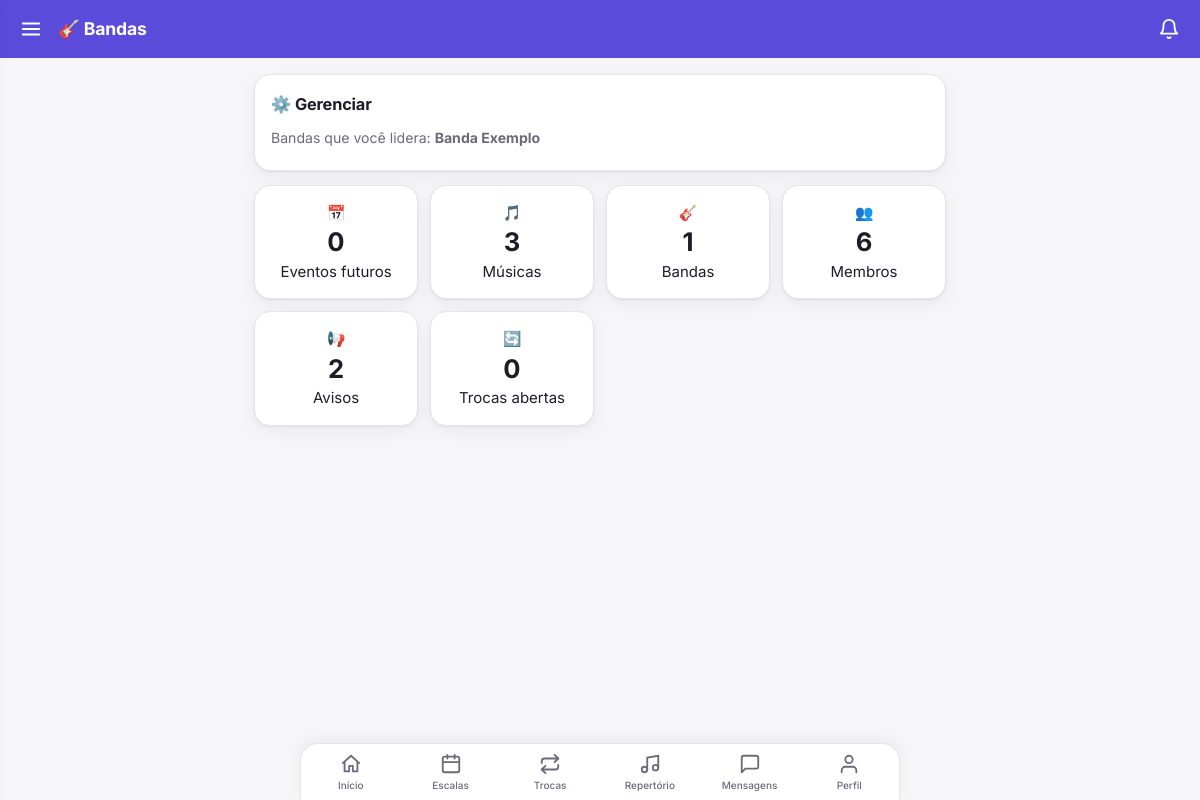
The page /gerenciar/ (signed in) on the database as committed earlier.
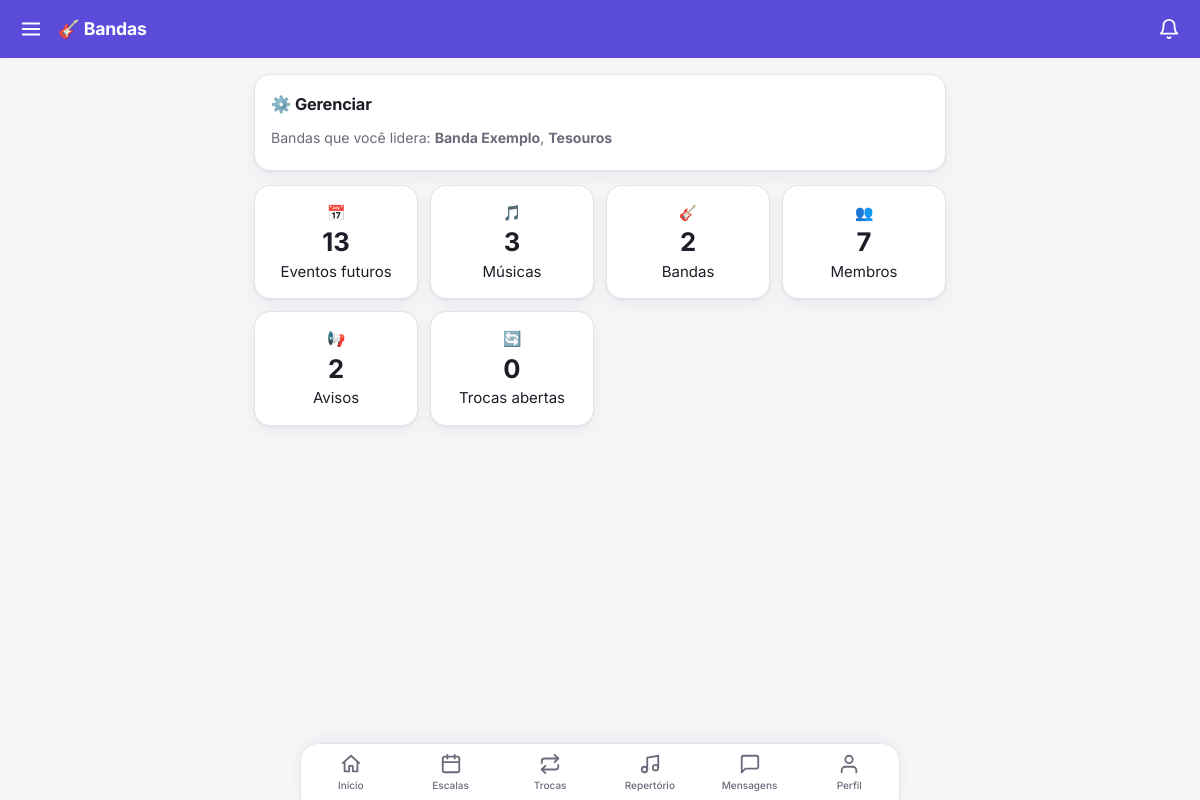
The same page on the database as committed later.
### core/models.py (models this page shows, shortened)
class Banda(models.Model):
    nome = models.CharField(max_length=100)
    descricao = models.TextField(blank=True)

### core/views.py (the view)
# urls.py: path("gerenciar/", v.gerenciar, name="gerenciar"),
@login_required
def gerenciar(request):
    if not _eh_lider(request.user):
        return redirect("home")
    bandas = Banda.objects.filter(membros__user=request.user, membros__papel="lider")
    stats = dict(
        eventos=Evento.objects.filter(banda__in=bandas, data_hora__gte=timezone.now()).count(),
        musicas=Musica.objects.filter(banda__in=bandas).count(),
        membros=Membro.objects.filter(banda__in=bandas).count(),
        bandas=bandas.count(),
        avisos=Aviso.objects.filter(banda__in=bandas).count(),
        trocas=TrocaEscala.objects.filter(status="aberta", escala__evento__banda__in=bandas,
                                          escala__evento__data_hora__gte=timezone.now()).count(),
    )
    return render(request, "gerenciar.html", dict(bandas=bandas, stats=stats))

### core/templatetags/menu.py (called while the page is built)
@register.simple_tag(takes_context=True)
def usuario_eh_lider(context):
    u = context["request"].user
    return u.is_authenticated and Membro.objects.filter(user=u, papel="lider").exists()

### core/views.py (called while the page is built)
def _eh_lider(user):
    return Membro.objects.filter(user=user, papel="lider").exists()

### core/templates/gerenciar.html (shortened to what this page needs)
{% extends "base.html" %}{% block content %}
<div class="card"><h2>⚙️ Gerenciar</h2>
<p class="mut">Bandas que você lidera: {% for b in bandas %}<b style="display:inline;font-size:inherit">{{ b.nome }}</b>{% if not forloop.last %}, {% endif %}{% endfor %}</p></div>
<div class="grid">
<a href="{% url 'eventos' %}"><div class="card">📅<b>{{ stats.eventos }}</b>Eventos futuros</div></a>
<a href="{% url 'repertorio' %}"><div class="card">🎵<b>{{ stats.musicas }}</b>Músicas</div></a>
<a href="{% url 'bandas' %}"><div class="card">🎸<b>{{ stats.bandas }}</b>Bandas</div></a>
<a href="{% url 'membros' %}"><div class="card">👥<b>{{ stats.membros }}</b>Membros</div></a>
<a href="{% url 'avisos' %}"><div class="card">📢<b>{{ stats.avisos }}</b>Avisos</div></a>
<a href="{% url 'trocas' %}"><div class="card">🔄<b>{{ stats.trocas }}</b>Trocas abertas</div></a>
</div>
{% endblock %}

Rows that differ between the two databases and show on the page:
shown differently, row unchanged: Banda "Banda Exemplo": now shows ","
added Banda: nome "Tesouros"
Other text that changed with them:
{{ stats.eventos }}: "0" → "13"
{{ stats.bandas }}: "1" → "2"
{{ stats.membros }}: "6" → "7"
